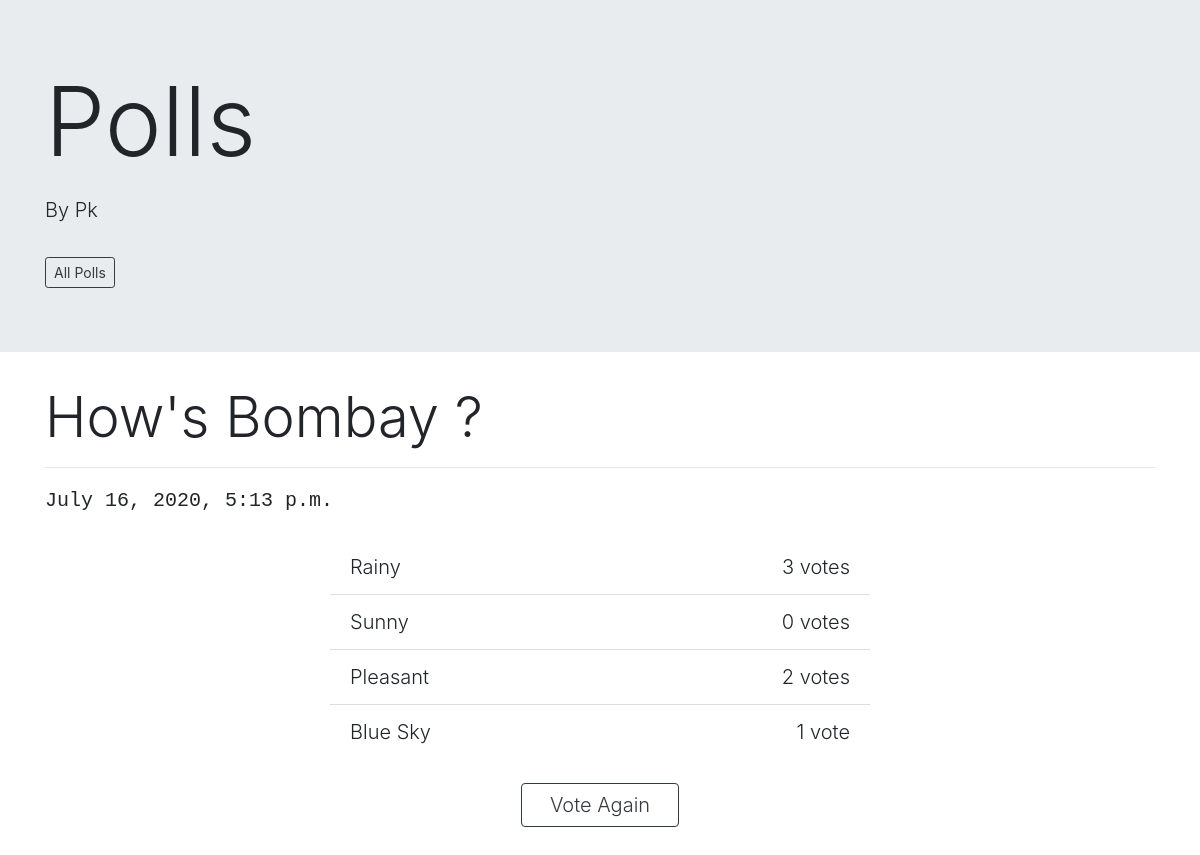
The app's page /2/results/ with its own data.
### polls/models.py (models this page shows, shortened)
class Question(models.Model):
    question_text = models.CharField(max_length=200)
    pub_date = models.DateTimeField('date published')

class Choice(models.Model):
    question = models.ForeignKey(Question, on_delete=models.CASCADE)
    choice_text = models.CharField(max_length=200)
    votes = models.IntegerField(default=0)

### polls/views.py (the view)
# urls.py: path('<int:question_id>/results/', views.results, name='results'),
def results(request, question_id):
    question = get_object_or_404(Question, pk=question_id)
    return render(request, 'polls/results.html', {'question': question})

### polls/templates/polls/results.html
{% extends 'polls/base.html' %}
{% block content %}
<div class="display-4">
    {{ question.question_text }}
</div>
<hr>
<samp>
    {{ question.pub_date }}
</samp>
<div class="row justify-content-center">
    <div class="mt-4 pb-5 col-md-6 text-center">
        <ul class="list-group list-group-flush">
            {% for choice in question.choice_set.all %}
                <li class="list-group-item">
                    <div class="float-left">
                        {{ choice.choice_text }}
                    </div>
                    <div class="float-right">
                        {{ choice.votes }} vote{{ choice.votes|pluralize }}
                    </div>
                </li>
            {% endfor %}
        </ul>
    <a href="{% url 'polls:detail' question.id %}">
            <button class="btn btn-outline-dark mt-4" type="submit">
                    <span class="lead p-3">Vote Again</span>
            </button>
    </a>
    </div>
</div>
{% endblock %}

### records on screen
Question: question_text "How's Bombay ?", pub_date "July 16, 2020, 5:13 p.m."
Choice: choice_text "Rainy", votes "3"
Choice: choice_text "Sunny", votes "0"
Choice: choice_text "Pleasant", votes "2"
Choice: choice_text "Blue Sky", votes "1"
